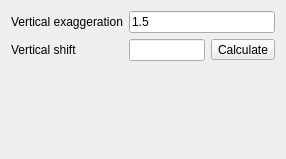
<?xml version="1.0" encoding="UTF-8"?>
<ui version="4.0">
 <class>WorldPropertiesWidget</class>
 <widget class="QWidget" name="WorldPropertiesWidget">
  <property name="geometry">
   <rect>
    <x>0</x>
    <y>0</y>
    <width>286</width>
    <height>159</height>
   </rect>
  </property>
  <property name="windowTitle">
   <string>Form</string>
  </property>
  <layout class="QGridLayout" name="gridLayout">
   <item row="0" column="0">
    <layout class="QFormLayout" name="formLayout">
     <item row="0" column="0">
      <widget class="QLabel" name="label">
       <property name="text">
        <string>Vertical exaggeration</string>
       </property>
      </widget>
     </item>
     <item row="0" column="1">
      <widget class="QLineEdit" name="lineEdit_zFactor">
       <property name="sizePolicy">
        <sizepolicy hsizetype="Expanding" vsizetype="Fixed">
         <horstretch>0</horstretch>
         <verstretch>0</verstretch>
        </sizepolicy>
       </property>
       <property name="maximumSize">
        <size>
         <width>16777215</width>
         <height>16777215</height>
        </size>
       </property>
       <property name="inputMethodHints">
        <set>Qt::ImhDigitsOnly</set>
       </property>
       <property name="text">
        <string>1.5</string>
       </property>
       <property name="alignment">
        <set>Qt::AlignLeading|Qt::AlignLeft|Qt::AlignVCenter</set>
       </property>
      </widget>
     </item>
     <item row="1" column="0">
      <widget class="QLabel" name="label_2">
       <property name="text">
        <string>Vertical shift</string>
       </property>
      </widget>
     </item>
     <item row="1" column="1">
      <layout class="QHBoxLayout" name="horizontalLayout">
       <item>
        <widget class="QLineEdit" name="lineEdit"/>
       </item>
       <item>
        <widget class="QToolButton" name="toolButton">
         <property name="text">
          <string>Calculate</string>
         </property>
        </widget>
       </item>
      </layout>
     </item>
    </layout>
   </item>
  </layout>
 </widget>
 <resources/>
 <connections/>
</ui>
